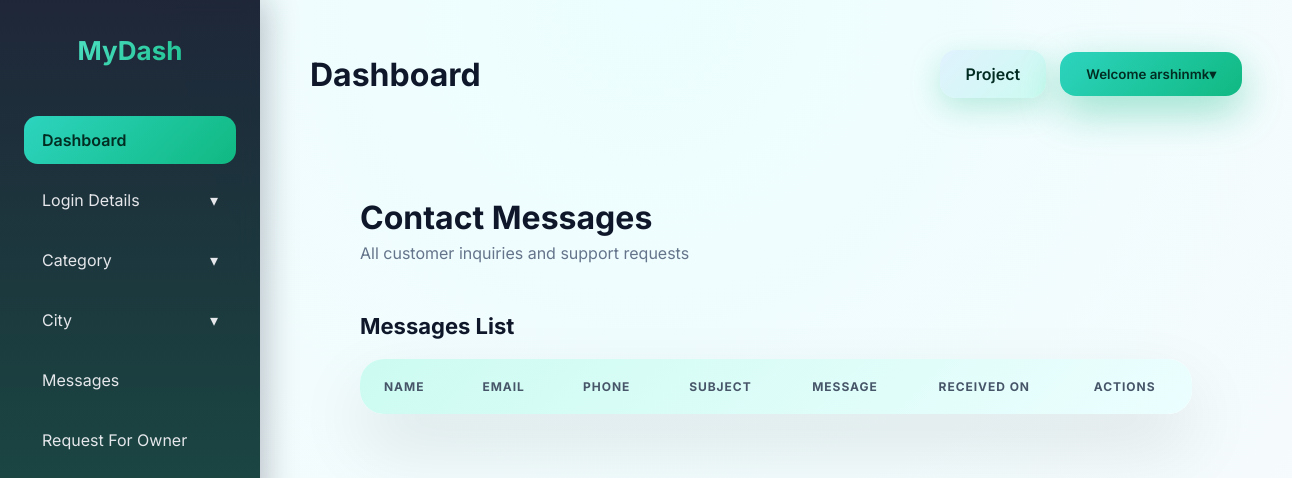
Before: /AdminApp/message_details/ (signed in) with the older database file.
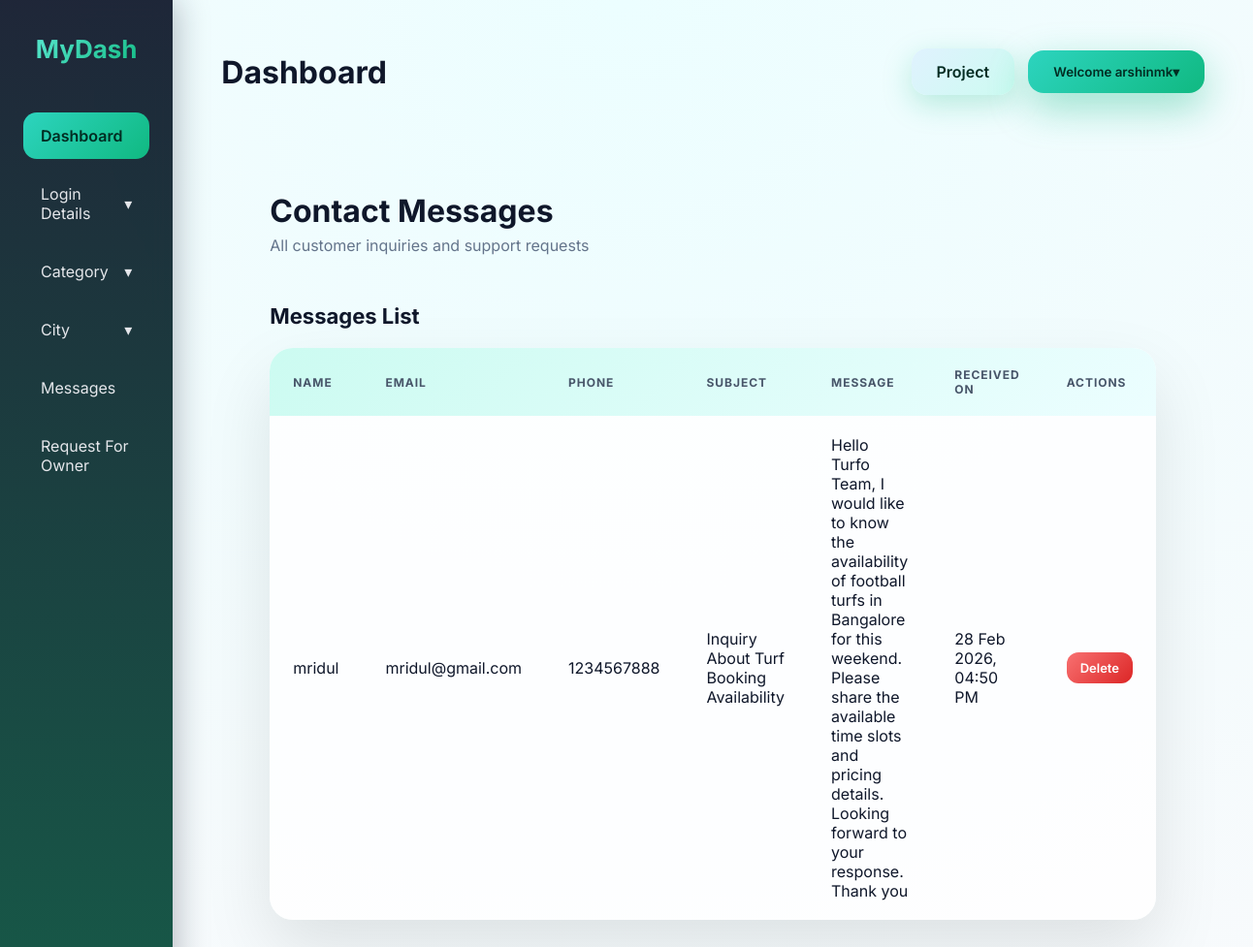
After: the same page with the newer database file.
### UserApp/models.py (models this page shows)
class ContactMessage(models.Model):
    name = models.CharField(max_length=100)
    email = models.EmailField()
    phone = models.CharField(max_length=15, blank=True, null=True)
    subject = models.CharField(max_length=200)
    message = models.TextField()
    created_at = models.DateTimeField(auto_now_add=True)

### AdminApp/decorators.py (the view)
    def wrapper(request, *args, **kwargs):
        if not request.user.is_authenticated:
            messages.error(request, "Please login as admin.")
            return redirect(admin_login)
        if request.user.role != "admin" and not request.user.is_superuser:
            messages.error(request, "You are not authorized to access admin panel.")
            return redirect("home")
        return view_func(request, *args, **kwargs)

### AdminApp/views.py (called while the page is built)
@admin_required
def message_details(request):
    item=ContactMessage.objects.all().order_by('-created_at')
    return render(request,"Message_details.html",{"item":item})

### AdminApp/templates/Message_details.html
{% extends 'Dashboard.html' %}
{% block content %}
<div class="main">
    <div class="header">
        <div>
            <h1>Contact Messages</h1>
            <p class="subtitle">All customer inquiries and support requests</p>
        </div>
    </div>
    <section class="table-section">
        <h2>Messages List</h2>
        <table class="sport-table">
            <thead>
                <tr>
                    <th>Name</th>
                    <th>Email</th>
                    <th>Phone</th>
                    <th>Subject</th>
                    <th>Message</th>
                    <th>Received On</th>
                    <th>Actions</th>
                </tr>
            </thead>
            <tbody>
                {% for i in item %}
                <tr>
                    <td>{{ i.name }}</td>
                    <td>{{ i.email }}</td>
                    <td>
                        {% if i.phone %}
                            {{ i.phone }}
                        {% else %}
                            -
                        {% endif %}
                    </td>
                    <td>{{ i.subject }}</td>
                    <td style="max-width:250px;">
                        {{ i.message}}
                    </td>
                    <td>{{ i.created_at|date:"d M Y, h:i A" }}</td>
                    <td>
                         <a href="{% url 'message_delete' msg_id=i.id %}">
                             <button onclick="return confirm('Are you sure you want to delete this message?');" type="submit" class="btn-delete">
                                Delete
                            </button>
                         </a>
                    </td>
                </tr>
                {% endfor %}
            </tbody>
        </table>
    </section>
</div>
{% endblock %}

Changed rows visible on the page:
added ContactMessage: name "mridul", email "mridul@gmail.com", phone "1234567888", subject "Inquiry About Turf Booking Availability", message "Hello Turfo Team, I would like to know the availability of football turfs in Bangalore for this weekend. Please share the available time slots and pricing details. Looking forward to your response. Thank you", created_at "28 Feb 2026, 04:50 PM"
